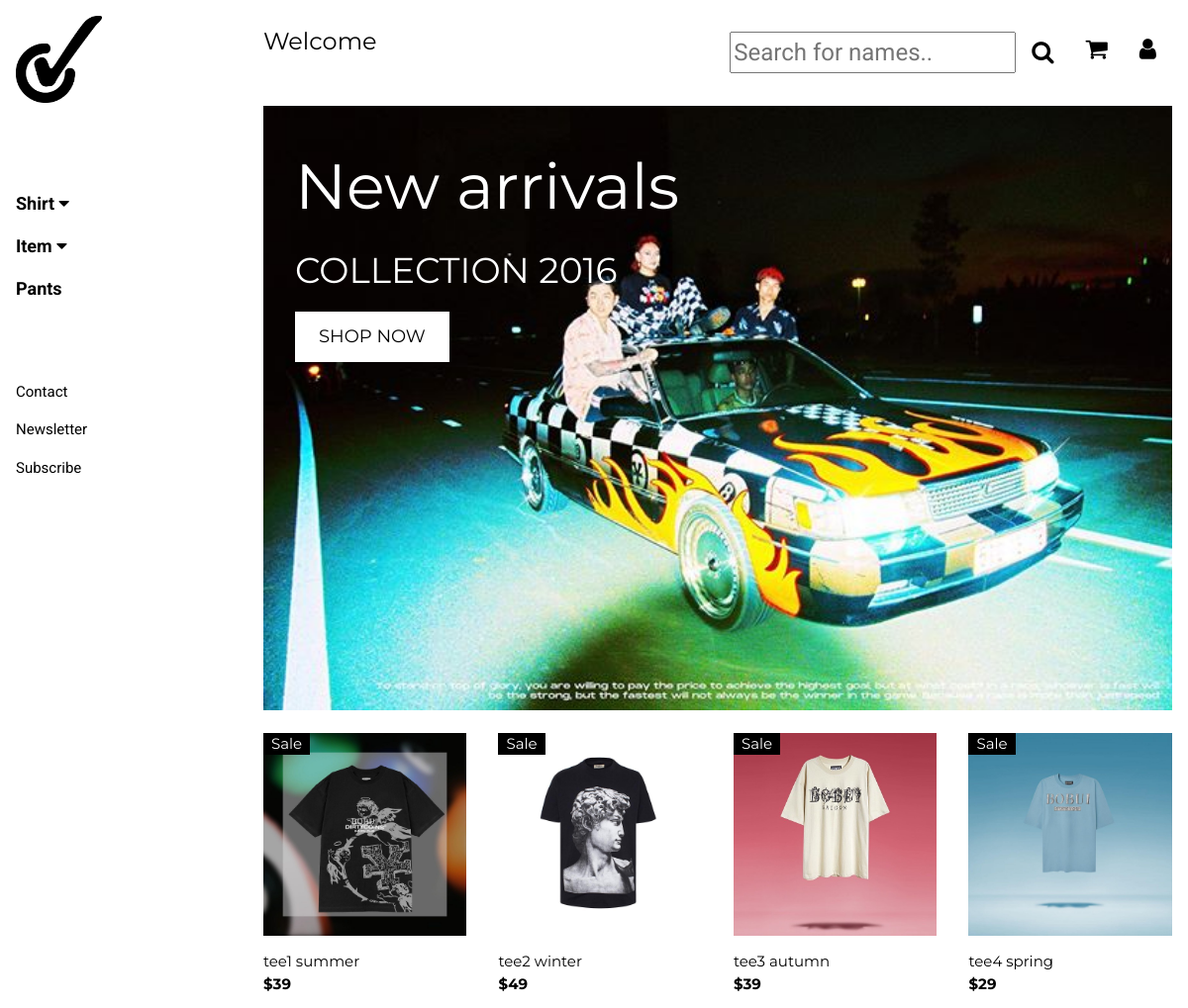
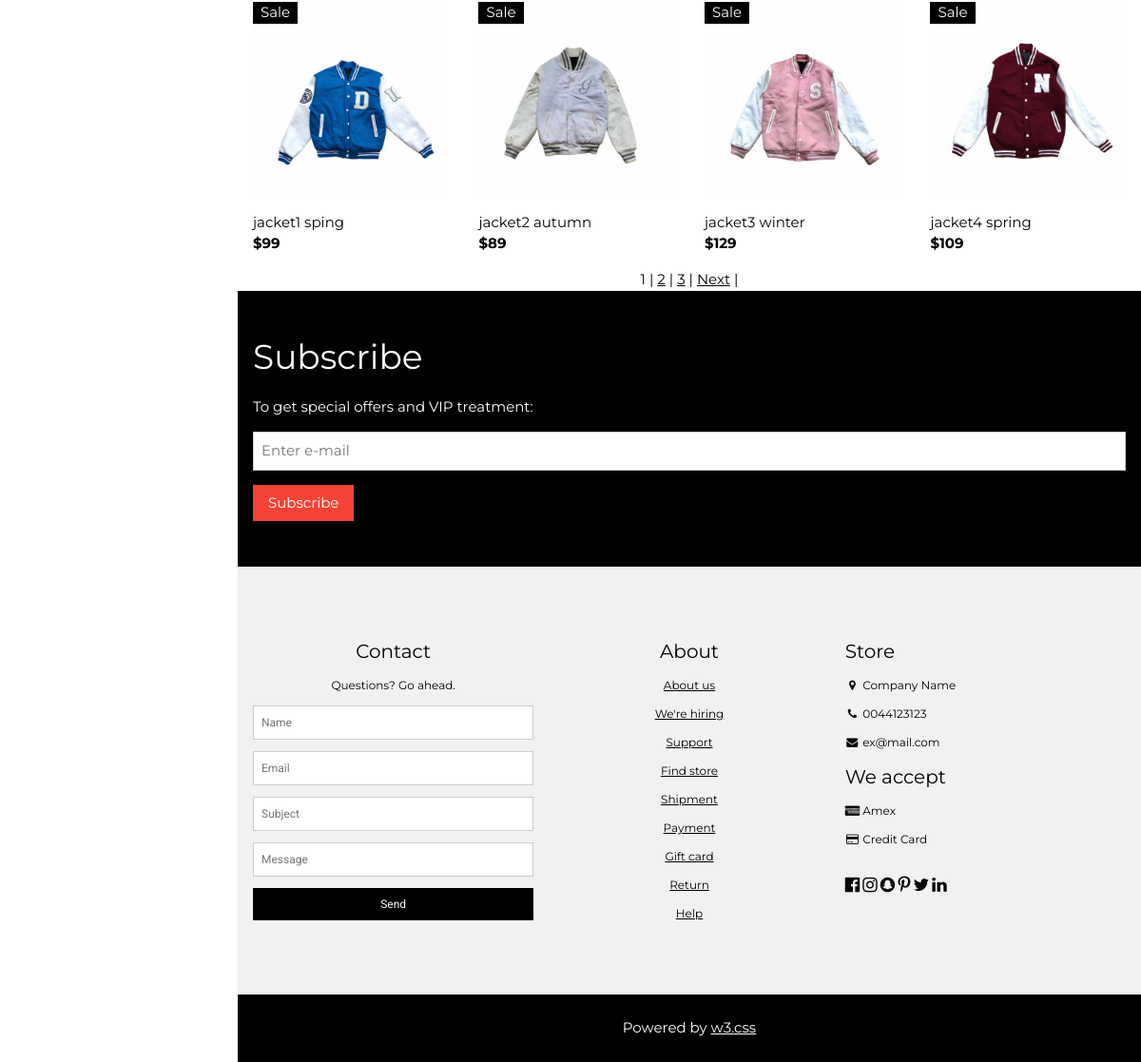
The page / on the database its author committed (2 pictures, top to bottom).
### tables this page shows
CREATE TABLE `sanpham` (
  `maSP` int(30) NOT NULL,
  `maloaiSP` int(11) NOT NULL,
  `thongtinSP` varchar(100) NOT NULL,
  `tenSP` varchar(30) NOT NULL,
  `giaSP` int(11) NOT NULL,
  `hinhanhSP` varchar(100) NOT NULL,
  `soluongtonkho` int(11) NOT NULL
);

### login.php (called while the page is built, shortened)
<?php
function isLogined()
{
    return isset($_SESSION['username']);
}
?>

### index.php (the view, shortened to what this page needs)
<!DOCTYPE html>
<?php
require('login.php');
?>
<html>
<link rel="stylesheet" href="SOURCE.css">
<link rel="stylesheet" href="https://cdnjs.cloudflare.com/ajax/libs/font-awesome/4.7.0/css/font-awesome.min.css">
<body class="w3-content" style="max-width:1200px" onload="reloadgiohang()">
    <nav class="w3-sidebar w3-bar-block w3-white w3-collapse w3-top" style="z-index:3;width:250px" id="mySidebar">
        <div class="w3-container w3-display-container w3-padding-16">
            <a href="index.php"><img src="Images/ANHNEN/logocheck.jpg" alt="LOGO" width="40%"></a>
        </div>
        <div class="w3-padding-64 w3-large w3-text-gray" style="font-weight:bold">
            <a onclick="myAccFunc()" href="javascript:void(0)" class="w3-button w3-block w3-white w3-left-align">
                Shirt <i class="fa fa-caret-down"></i>
            </a>
            <a onclick="myAccFunc1()" href="javascript:void(0)" class="w3-button w3-block w3-white w3-left-align">
                Item <i class="fa fa-caret-down"></i>
            </a>
            <a href="#" class="w3-bar-item w3-white w3-button ">Pants</a>
        </div>
        <a href="#footer" class="w3-bar-item w3-button w3-padding">Contact</a>
        <a href="javascript:void(0)" class="w3-bar-item w3-button w3-padding" onclick="document.getElementById('newsletter').style.display='block'">Newsletter</a>
        <a href="#footer" class="w3-bar-item w3-button w3-padding">Subscribe</a>
    </nav>
    <div class="w3-main" style="margin-left:250px">
        <header class="w3-container w3-xlarge">
            <p class="w3-left"><?= isLogined() ? 'Hi, ' . $_SESSION['username'] : 'Welcome' ?></p>
            <p class="w3-right">
                <?php
                if (!isLogined()) {
                ?>
                    <a href="javascript:void(0)" class="w3-bar-item w3-button  w3-right" onclick="w3_open()">
                        <i onclick="document.getElementById('id01').style.display='block'" class="fa fa-user "></i>
                    </a>
                <?php } else { ?>
                    <a href="logout.php" class="w3-bar-item w3-button  w3-right" onclick="w3_open()">
                        <i class="fa fa-sign-out "></i>
                    </a>
                <?php
                }
                ?>
                <a href="javascript:void(0)" class="w3-bar-item w3-button  w3-right" onclick="w3_open()">
                    <i onclick="document.getElementById('shoppingcart').style.display='block'" class="fa fa-shopping-cart " aria-valuenow="3"></i>
                </a>
            <form name="fromTim" method="GET" action="Search.php">
                <div class="w3-bar-item  bottom-bar">
                    <div class="w3-modal-find w3-padding-32 w3-right">
                        <div class="search" class="w3-container  ">
                            <button class="w3-bar-item w3-button  w3-right fa fa-search" type="submit" name="timkiem"></button>
                            <input type="text" name="tukhoa" placeholder="Search for names.." title="Type in a name" id="find" required>
                        </div>
                    </div>
                </div>
            </form>
        </header>
        <div class="w3-display-container w3-container">
            <div class="slideshow-container">
                <div class="mySlides fade">
                    <img src="Images/ANHNEN/2.jpg" style="width:100%">
                </div>
            </div>
            <br>
            <div class="w3-display-topleft w3-text-white" style="padding:24px 48px">
                <h1 class="w3-jumbo w3-hide-small">New arrivals</h1>
                <h1 class="w3-hide-small">COLLECTION 2016</h1>
                <p><a href="#jeans" class="w3-button w3-white w3-padding-large w3-large">SHOP NOW</a></p>
            </div>
        </div>
        <?php
        $conn = createDbConnection();
        $result = mysqli_query($conn, 'select count(*) as total from sanpham');
        $row = mysqli_fetch_assoc($result);
        $total_records = $row['total'];
        $current_page = isset($_GET['page']) ? $_GET['page'] : 1;
        $limit = 8;
        $total_page = ceil($total_records / $limit);
        $start = ($current_page - 1) * $limit;
        ?>
        <div class="w3-row w3-whitescale" id="myTable">
            <?php
            $con = createDBConnection();
            $sql = "SELECT * FROM SANPHAM LIMIT $start, $limit";
            $result = $con->query($sql);
            while ($row = $result->fetch_assoc()) {
            ?>
                <div class="w3-col l3 s6">
                    <div class="w3-container">
                        <div class="w3-display-container">
                            <img src="Images/T-shirt/<?= $row['hinhanhSP'] ?>" style="width:100%">
                            <span class="w3-tag w3-display-topleft">Sale</span>
                        </div>
                        <p><?= $row['tenSP'] ?> <br><b>$<?= $row['giaSP'] ?></b></p>
                    </div>
                </div>
            <?php } ?>
        </div>
        <div class="w3-bar w3-center ">
            <?php
            for ($i = 1; $i <= $total_page; $i++) {
                if ($i == $current_page) {
                    echo '<span>' . $i . '</span> | ';
                } else {
                    echo '<a href="Index.php?page=' . $i . '">' . $i . '</a> | ';
                }
            }
            if ($current_page < $total_page && $total_page > 1) {
                echo '<a href="Index.php?page=' . ($current_page + 1) . '">Next</a> | ';
            }
            ?>
        </div>
        <div class="w3-container w3-black w3-padding-32">
            <h1>Subscribe</h1>
            <p>To get special offers and VIP treatment:</p>
            <p><input class="w3-input w3-border" type="text" placeholder="Enter e-mail" style="width:100%"></p>
            <button type="button" class="w3-button w3-red w3-margin-bottom">Subscribe</button>
        </div>
        <footer class="w3-padding-64 w3-light-grey w3-small w3-center" id="footer">
            <div class="w3-row-padding">
                <div class="w3-col s4">
                    <h4>Contact</h4>
                    <p>Questions? Go ahead.</p>
                    <form action="/action_page.php" target="_blank">
                        <p><input class="w3-input w3-border" type="text" placeholder="Name" name="Name" required></p>
                        <p><input class="w3-input w3-border" type="text" placeholder="Email" name="Email" required></p>
                        <p><input class="w3-input w3-border" type="text" placeholder="Subject" name="Subject" required>
                        </p>
                        <p><input class="w3-input w3-border" type="text" placeholder="Message" name="Message" required>
                        </p>
                        <button type="submit" class="w3-button w3-block w3-black">Send</button>
                    </form>
                </div>
                <div class="w3-col s4">
                    <h4>About</h4>
                    <p><a href="#">About us</a></p>
                    <p><a href="#">We're hiring</a></p>
                    <p><a href="#">Support</a></p>
                    <p><a href="#">Find store</a></p>
                    <p><a href="#">Shipment</a></p>
                    <p><a href="#">Payment</a></p>
                    <p><a href="#">Gift card</a></p>
                    <p><a href="#">Return</a></p>
                    <p><a href="#">Help</a></p>
                </div>
                <div class="w3-col s4 w3-justify">
                    <h4>Store</h4>
                    <p><i class="fa fa-fw fa-map-marker"></i> Company Name</p>
                    <p><i class="fa fa-fw fa-phone"></i> 0044123123</p>
                    <p><i class="fa fa-fw fa-envelope"></i> ex@mail.com</p>
                    <h4>We accept</h4>
                    <p><i class="fa fa-fw fa-cc-amex"></i> Amex</p>
                    <p><i class="fa fa-fw fa-credit-card"></i> Credit Card</p>
                    <br>
                    <i class="fa fa-facebook-official w3-hover-opacity w3-large"></i>
                    <i class="fa fa-instagram w3-hover-opacity w3-large"></i>
                    <i class="fa fa-snapchat w3-hover-opacity w3-large"></i>
                    <i class="fa fa-pinterest-p w3-hover-opacity w3-large"></i>
                    <i class="fa fa-twitter w3-hover-opacity w3-large"></i>
                    <i class="fa fa-linkedin w3-hover-opacity w3-large"></i>
                </div>
            </div>
        </footer>
        <div class="w3-black w3-center w3-padding-24">Powered by <a href="https://www.w3schools.com/w3css/default.asp" title="W3.CSS" target="_blank" class="w3-hover-opacity">w3.css</a></div>
    </div>
</body>
</html>

### SOURCE.css (style rules this page uses)
html { box-sizing:border-box }
*,*:before,*:after { box-sizing:inherit }
html { -ms-text-size-adjust:100%;-webkit-text-size-adjust:100% }
body { margin:0 }
article,aside,details,figcaption,figure,footer,header,main,menu,nav,section { display:block }
a { background-color:transparent }
b,strong { font-weight:bolder }
img { border-style:none }
button,input,select,textarea,optgroup { font:inherit;margin:0 }
button,input { overflow:visible }
button,select { text-transform:none }
button,[type=button],[type=reset],[type=submit] { -webkit-appearance:button }
html,body { font-family:Verdana,sans-serif;font-size:15px;line-height:1.5 }
html { overflow-x:hidden }
h1 { font-size:36px }
h4 { font-size:20px }
h1,h2,h3,h4,h5,h6 { font-family:"Segoe UI",Arial,sans-serif;font-weight:400;margin:10px 0 }
img { vertical-align:middle }
a { color:inherit }
.w3-btn,.w3-button { border:none;display:inline-block;padding:8px 16px;vertical-align:middle;overflow:hidden;text-decoration:none;color:inherit;background-color:inherit;text-align:center;cursor:pointer;white-space:nowrap }
.w3-btn,.w3-button { -webkit-touch-callout:none;-webkit-user-select:none;-khtml-user-select:none;-moz-user-select:none;-ms-user-select:none;user-select:none }
.w3-badge,.w3-tag { background-color:#000;color:#fff;display:inline-block;padding-left:8px;padding-right:8px;text-align:center }
.w3-tooltip,.w3-display-container { position:relative }
.w3-input { padding:8px;display:block;border:none;border-bottom:1px solid #ccc;width:100% }
.w3-sidebar { height:100%;width:200px;background-color:#fff;position:fixed!important;z-index:1;overflow:auto }
.w3-main,#main { transition:margin-left .4s }
.w3-bar { width:100%;overflow:hidden }
.w3-bar-block .w3-bar-item { width:100%;display:block;padding:8px 16px;text-align:left;border:none;white-space:normal;float:none;outline:0 }
.w3-block { display:block;width:100% }
.w3-container:after,.w3-container:before,.w3-panel:after,.w3-panel:before,.w3-row:after,.w3-row:before,.w3-row-padding:after,.w3-row-padding:before, .w3-cell-row:before,.w3-cell-row:after,.w3-clear:after,.w3-clear:before,.w3-bar:before,.w3-bar:after { content:"";display:table;clear:both }
.w3-col,.w3-half,.w3-third,.w3-twothird,.w3-threequarter,.w3-quarter { float:left;width:100% }
.w3-col.s4 { width:33.33333% }
.w3-col.s6 { width:49.99999% }
@media (min-width:993px) { .w3-col.l3 { width:24.99999% } }
.w3-content,.w3-auto { margin-left:auto;margin-right:auto }
.w3-content { max-width:980px }
@media (min-width:993px) { .w3-sidebar.w3-collapse { display:block!important } }
.w3-top,.w3-bottom { position:fixed;width:100%;z-index:1 }
.w3-top { top:0 }
.w3-display-topleft { position:absolute;left:0;top:0 }
.w3-row-padding,.w3-row-padding>.w3-half,.w3-row-padding>.w3-third,.w3-row-padding>.w3-twothird,.w3-row-padding>.w3-threequarter,.w3-row-padding>.w3-quarter,.w3-row-padding>.w3-col { padding:0 8px }
.w3-container,.w3-panel { padding:0.01em 16px }
.w3-small { font-size:12px!important }
.w3-large { font-size:18px!important }
.w3-xlarge { font-size:24px!important }
.w3-jumbo { font-size:64px!important }
.w3-left-align { text-align:left!important }
.w3-justify { text-align:justify!important }
.w3-center { text-align:center!important }
.w3-border { border:1px solid #ccc!important }
.w3-margin-bottom { margin-bottom:16px!important }
.w3-padding { padding:8px 16px!important }
.w3-padding-large { padding:12px 24px!important }
.w3-padding-16 { padding-top:16px!important;padding-bottom:16px!important }
.w3-padding-24 { padding-top:24px!important;padding-bottom:24px!important }
.w3-padding-32 { padding-top:32px!important;padding-bottom:32px!important }
.w3-padding-64 { padding-top:64px!important;padding-bottom:64px!important }
.w3-left { float:left!important }
.w3-right { float:right!important }
.w3-red,.w3-hover-red:hover { color:#fff!important;background-color:#f44336!important }
.w3-white,.w3-hover-white:hover { color:#000!important;background-color:#fff!important }
.w3-black,.w3-hover-black:hover { color:#fff!important;background-color:#000!important }
.w3-light-grey,.w3-hover-light-grey:hover,.w3-light-gray,.w3-hover-light-gray:hover { color:#000!important;background-color:#f1f1f1!important }
.w3-text-white,.w3-hover-text-white:hover { color:#fff!important }
.w3-text-grey,.w3-hover-text-grey:hover,.w3-text-gray,.w3-hover-text-gray:hover { color:#757575!important }

### rows shown on the page
sanpham: hinhanhSP (picture), tenSP "tee1 summer", giaSP "39"
sanpham: hinhanhSP (picture), tenSP "tee2 winter", giaSP "49"
sanpham: hinhanhSP (picture), tenSP "tee3 autumn", giaSP "39"
sanpham: hinhanhSP (picture), tenSP "tee4 spring", giaSP "29"
sanpham: hinhanhSP (picture), tenSP "jacket1 sping", giaSP "99"
sanpham: hinhanhSP (picture), tenSP "jacket2 autumn", giaSP "89"
sanpham: hinhanhSP (picture), tenSP "jacket3 winter", giaSP "129"
sanpham: hinhanhSP (picture), tenSP "jacket4 spring", giaSP "109"
